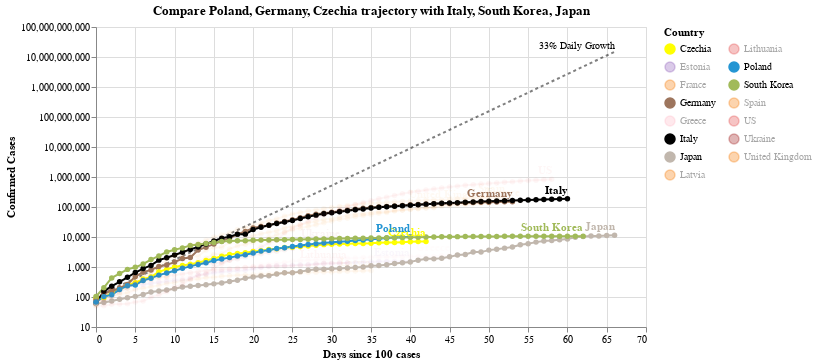

The notebook cell this image was saved under:
### Code cell
#hide_input
chart2 = make_since_chart(['Poland', 'Germany', 'Czechia'])
chart2

### Figure 1 — Vega-Lite specification as saved in the notebook (floating-point values rounded to 4 significant figures; data arrays with more than 128 entries replaced by an {"elided": "..."} marker saying what was removed)
{"config": {"view": {"continuousWidth": 400, "continuousHeight": 300}}, "layer": [{"mark": {"type": "line", "color": "black", "opacity": 0.5, "strokeDash": [3, 3]}, "encoding": {"x": {"type": "quantitative", "field": "Days since 100 cases"}, "y": {"type": "quantitative", "field": "Confirmed Cases"}}}, {"mark": {"type": "text", "align": "right", "dy": -6, "fontSize": 10, "text": "33% Daily Growth"}, "encoding": {"x": {"type": "quantitative", "field": "Days since 100 cases"}, "y": {"type": "quantitative", "field": "Confirmed Cases"}}, "transform": [{"filter": "(datum['Days since 100 cases'] >= 66)"}]}, {"data": {"name": "data-99769d98d713033b0538aa6b2269e0fd"}, "mark": {"type": "line", "point": true}, "encoding": {"color": {"type": "nominal", "field": "Country", "legend": {"columns": 2}, "scale": {"domain": ["Czechia", "Estonia", "France", "Germany", "Greece", "Italy", "Japan", "Latvia", "Lithuania", "Poland", "South Korea", "Spain", "US", "Ukraine", "United Kingdom"], "range": ["yellow", "#9467bd", "#F58518", "#9D755D", "pink", "black", "#C1B7AD", "#F58518", "#E45756", "#2495D3", "#A1BA59", "#F58518", "#E45756", "brown", "#F58518"]}}, "opacity": {"condition": {"value": 1, "selection": "selector002"}, "value": 0.05}, "tooltip": [{"type": "nominal", "field": "Country"}, {"type": "temporal", "field": "Date"}, {"type": "quantitative", "field": "Confirmed Cases"}, {"type": "quantitative", "field": "Days since 100 cases"}], "x": {"type": "quantitative", "field": "Days since 100 cases"}, "y": {"type": "quantitative", "field": "Confirmed Cases", "scale": {"type": "log"}}}, "selection": {"selector002": {"type": "multi", "fields": ["Country"], "bind": "legend", "init": [{"Country": "Poland"}, {"Country": "Germany"}, {"Country": "Czechia"}, {"Country": "Italy"}, {"Country": "South Korea"}, {"Country": "Japan"}]}}, "width": 550}, {"data": {"name": "data-99769d98d713033b0538aa6b2269e0fd"}, "mark": {"type": "text", "align": "right", "dy": -8, "fontWeight": "bold"}, "encoding": {"color": {"type": "nominal", "field": "Country", "legend": {"columns": 2}, "scale": {"domain": ["Czechia", "Estonia", "France", "Germany", "Greece", "Italy", "Japan", "Latvia", "Lithuania", "Poland", "South Korea", "Spain", "US", "Ukraine", "United Kingdom"], "range": ["yellow", "#9467bd", "#F58518", "#9D755D", "pink", "black", "#C1B7AD", "#F58518", "#E45756", "#2495D3", "#A1BA59", "#F58518", "#E45756", "brown", "#F58518"]}}, "opacity": {"condition": {"value": 1, "selection": "selector002"}, "value": 0.05}, "text": {"type": "nominal", "field": "Country"}, "tooltip": [{"type": "nominal", "field": "Country"}, {"type": "temporal", "field": "Date"}, {"type": "quantitative", "field": "Confirmed Cases"}, {"type": "quantitative", "field": "Days since 100 cases"}], "x": {"type": "quantitative", "field": "Days since 100 cases"}, "y": {"type": "quantitative", "field": "Confirmed Cases", "scale": {"type": "log"}}}, "transform": [{"filter": "(datum['Date'] >= 1587513600000)"}], "width": 550}], "data": {"name": "data-f6528ddb0ede261e2d07ba61412c8d60"}, "title": "Compare Poland, Germany, Czechia trajectory with Italy, South Korea, Japan", "$schema": "https://vega.github.io/schema/vega-lite/v4.0.2.json", "datasets": {"data-f6528ddb0ede261e2d07ba61412c8d60": [{"Days since 100 cases": 0, "Confirmed Cases": 100.0}, {"Days since 100 cases": 1, "Confirmed Cases": 133.0}, {"Days since 100 cases": 2, "Confirmed Cases": 176.9}, {"Days since 100 cases": 3, "Confirmed Cases": 235.3}, {"Days since 100 cases": 4, "Confirmed Cases": 312.9}, {"Days since 100 cases": 5, "Confirmed Cases": 416.2}, {"Days since 100 cases": 6, "Confirmed Cases": 553.5}, {"Days since 100 cases": 7, "Confirmed Cases": 736.1}, {"Days since 100 cases": 8, "Confirmed Cases": 979.1}, {"Days since 100 cases": 9, "Confirmed Cases": 1302.0}, {"Days since 100 cases": 10, "Confirmed Cases": 1732.0}, {"Days since 100 cases": 11, "Confirmed Cases": 2303.0}, {"Days since 100 cases": 12, "Confirmed Cases": 3064.0}, {"Days since 100 cases": 13, "Confirmed Cases": 4074.0}, {"Days since 100 cases": 14, "Confirmed Cases": 5419.0}, {"Days since 100 cases": 15, "Confirmed Cases": 7207.0}, {"Days since 100 cases": 16, "Confirmed Cases": 9586.0}, {"Days since 100 cases": 17, "Confirmed Cases": 12750.0}, {"Days since 100 cases": 18, "Confirmed Cases": 16960.0}, {"Days since 100 cases": 19, "Confirmed Cases": 22550.0}, {"Days since 100 cases": 20, "Confirmed Cases": 29990.0}, {"Days since 100 cases": 21, "Confirmed Cases": 39890.0}, {"Days since 100 cases": 22, "Confirmed Cases": 53060.0}, {"Days since 100 cases": 23, "Confirmed Cases": 70560.0}, {"Days since 100 cases": 24, "Confirmed Cases": 93850.0}, {"Days since 100 cases": 25, "Confirmed Cases": 124800.0}, {"Days since 100 cases": 26, "Confirmed Cases": 166000.0}, {"Days since 100 cases": 27, "Confirmed Cases": 220800.0}, {"Days since 100 cases": 28, "Confirmed Cases": 293700.0}, {"Days since 100 cases": 29, "Confirmed Cases": 390600.0}, {"Days since 100 cases": 30, "Confirmed Cases": 519500.0}, {"Days since 100 cases": 31, "Confirmed Cases": 690900.0}, {"Days since 100 cases": 32, "Confirmed Cases": 918900.0}, {"Days since 100 cases": 33, "Confirmed Cases": 1222000.0}, {"Days since 100 cases": 34, "Confirmed Cases": 1625000.0}, {"Days since 100 cases": 35, "Confirmed Cases": 2162000.0}, {"Days since 100 cases": 36, "Confirmed Cases": 2875000.0}, {"Days since 100 cases": 37, "Confirmed Cases": 3824000.0}, {"Days since 100 cases": 38, "Confirmed Cases": 5086000.0}, {"Days since 100 cases": 39, "Confirmed Cases": 6764000.0}, {"Days since 100 cases": 40, "Confirmed Cases": 8996000.0}, {"Days since 100 cases": 41, "Confirmed Cases": 11970000.0}, {"Days since 100 cases": 42, "Confirmed Cases": 15910000.0}, {"Days since 100 cases": 43, "Confirmed Cases": 21170000.0}, {"Days since 100 cases": 44, "Confirmed Cases": 28150000.0}, {"Days since 100 cases": 45, "Confirmed Cases": 37440000.0}, {"Days since 100 cases": 46, "Confirmed Cases": 49790000.0}, {"Days since 100 cases": 47, "Confirmed Cases": 66230000.0}, {"Days since 100 cases": 48, "Confirmed Cases": 88080000.0}, {"Days since 100 cases": 49, "Confirmed Cases": 117100000.0}, {"Days since 100 cases": 50, "Confirmed Cases": 155800000.0}, {"Days since 100 cases": 51, "Confirmed Cases": 207200000.0}, {"Days since 100 cases": 52, "Confirmed Cases": 275600000.0}, {"Days since 100 cases": 53, "Confirmed Cases": 366600000.0}, {"Days since 100 cases": 54, "Confirmed Cases": 487500000.0}, {"Days since 100 cases": 55, "Confirmed Cases": 648400000.0}, {"Days since 100 cases": 56, "Confirmed Cases": 862400000.0}, {"Days since 100 cases": 57, "Confirmed Cases": 1147000000.0}, {"Days since 100 cases": 58, "Confirmed Cases": 1525000000.0}, {"Days since 100 cases": 59, "Confirmed Cases": 2029000000.0}, {"Days since 100 cases": 60, "Confirmed Cases": 2698000000.0}, {"Days since 100 cases": 61, "Confirmed Cases": 3589000000.0}, {"Days since 100 cases": 62, "Confirmed Cases": 4773000000.0}, {"Days since 100 cases": 63, "Confirmed Cases": 6348000000.0}, {"Days since 100 cases": 64, "Confirmed Cases": 8443000000.0}, {"Days since 100 cases": 65, "Confirmed Cases": 11230000000.0}, {"Days since 100 cases": 66, "Confirmed Cases": 14940000000.0}], "data-99769d98d713033b0538aa6b2269e0fd": {"elided": "735 records"}}}
